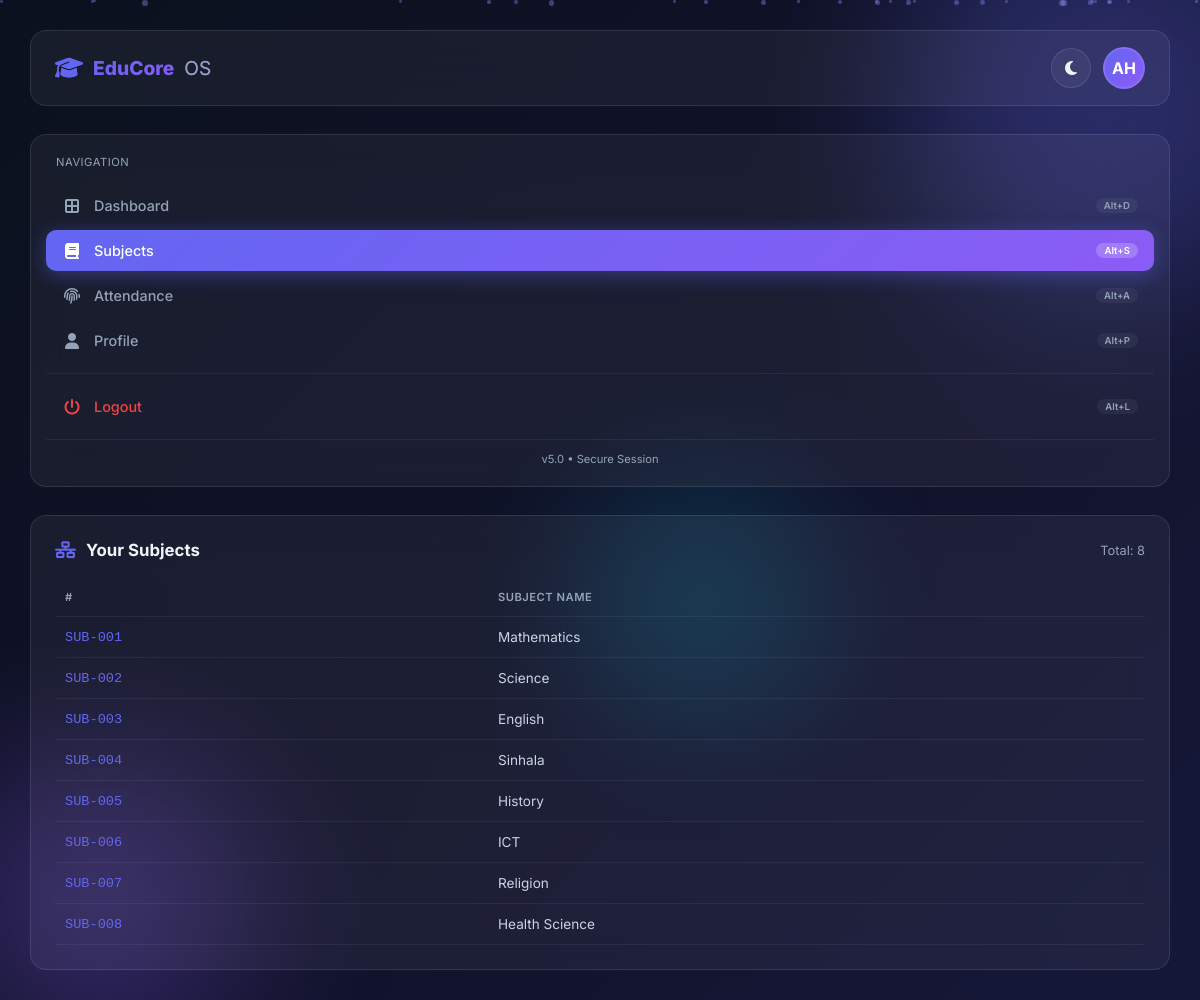
The app's page /student/subjects.php (signed in) with its own data.
### tables this page shows
CREATE TABLE `student` (
  `student_id` int(11) NOT NULL,
  `name` varchar(150) NOT NULL,
  `gender` enum('Male','Female','Other') DEFAULT 'Male',
  `contact` varchar(30) DEFAULT NULL,
  `date_of_birth` date DEFAULT NULL,
  `address` varchar(255) DEFAULT NULL,
  `class_id` int(11) DEFAULT NULL,
  `password` varchar(255) DEFAULT NULL,
  `created_at` timestamp NOT NULL DEFAULT current_timestamp()
);

CREATE TABLE `subject` (
  `subject_id` int(11) NOT NULL,
  `subject_name` varchar(150) NOT NULL,
  `code` varchar(50) DEFAULT NULL,
  `class_id` int(11) DEFAULT NULL,
  `created_at` timestamp NOT NULL DEFAULT current_timestamp()
);

### student/subjects.php (the view, shortened to what this page needs)
<?php
require_once __DIR__ . '/../config/db.php';
$student_id = $_SESSION['student_id'];
try {
    $stmt = $pdo->prepare("SELECT * FROM student WHERE student_id = ?");
    $stmt->execute([$student_id]);
    $student = $stmt->fetch(PDO::FETCH_ASSOC);
    $sub_stmt = $pdo->query("SELECT * FROM subject LIMIT 10");
    $subjects = $sub_stmt->fetchAll(PDO::FETCH_ASSOC);
} catch (PDOException $e) {
    $error_msg = "Database Error: " . $e->getMessage();
}
?>
<!DOCTYPE html>
<html lang="en">
<head>
    <link rel="stylesheet" href="https://cdnjs.cloudflare.com/ajax/libs/font-awesome/6.5.0/css/all.min.css">
</head>
<body>
    <div class="bg-gradient-overlay"></div>
    <div class="orb orb-1"></div>
    <div class="orb orb-2"></div>
    <div class="orb orb-3"></div>
    <div id="particles-container"></div>
    <nav class="top-nav">
        <div class="brand">
            <i class="fa-solid fa-graduation-cap"></i>
            EduCore <span style="-webkit-text-fill-color:var(--text-muted);font-weight:400;">OS</span>
        </div>
        <div class="top-nav-actions">
            <button class="nav-btn" onclick="toggleTheme()"><i class="fa-solid fa-moon"></i></button>
            <div class="student-avatar" onclick="window.location.href='profile.php'">
                <?= strtoupper(substr($student['name'] ?? 'S', 0, 2)) ?>
            </div>
        </div>
    </nav>
    <aside class="sidebar">
        <div style="margin-bottom:16px;padding:0 10px;">
            <div style="font-size:0.7rem;color:var(--text-muted);text-transform:uppercase;letter-spacing:0.5px;">Navigation</div>
        </div>
        <a href="dashboard.php" class="menu-item">
            <i class="fa-solid fa-border-all"></i> Dashboard <span class="shortcut">Alt+D</span>
        </a>
        <a href="subjects.php" class="menu-item active">
            <i class="fa-solid fa-book"></i> Subjects <span class="shortcut">Alt+S</span>
        </a>
        <a href="attendance.php" class="menu-item">
            <i class="fa-solid fa-fingerprint"></i> Attendance <span class="shortcut">Alt+A</span>
        </a>
        <a href="profile.php" class="menu-item">
            <i class="fa-solid fa-user"></i> Profile <span class="shortcut">Alt+P</span>
        </a>
        <div class="menu-divider"></div>
        <a href="../logout.php" class="menu-item" style="color:#ef4444;">
            <i class="fa-solid fa-power-off"></i> Logout <span class="shortcut">Alt+L</span>
        </a>
        <div class="sidebar-footer">v5.0 • Secure Session</div>
    </aside>
    <main class="main-content">
        <div class="page-content">
            <div class="card">
                <div class="card-header">
                    <h3><i class="fa-solid fa-network-wired"></i> Your Subjects</h3>
                    <span class="text-sm text-muted">Total: <?= count($subjects) ?></span>
                </div>
                <div class="table-wrap">
                    <table>
                        <thead><tr><th>#</th><th>Subject Name</th></tr></thead>
                        <tbody>
                            <?php if (count($subjects) > 0): ?>
                                <?php $i = 1; foreach ($subjects as $sub): ?>
                                    <tr>
                                        <td style="font-family:monospace;color:var(--primary);">SUB-00<?= $i++ ?></td>
                                        <td><?= htmlspecialchars($sub['subject_name'] ?? 'N/A') ?></td>
                                    </tr>
                                <?php endforeach; ?>
                            <?php else: ?>
                                <tr><td colspan="2" style="text-align:center;color:var(--text-muted);">No subjects assigned yet.</td></tr>
                            <?php endif; ?>
                        </tbody>
                    </table>
                </div>
            </div>
        </div>
    </main>
</body>
</html>

### records on screen
student: name "AH"
subject: subject_name "Mathematics"
subject: subject_name "Science"
subject: subject_name "English"
subject: subject_name "Sinhala"
subject: subject_name "History"
subject: subject_name "ICT"
subject: subject_name "Religion"
subject: subject_name "Health Science"

### other values on screen
count($subjects) "8"
